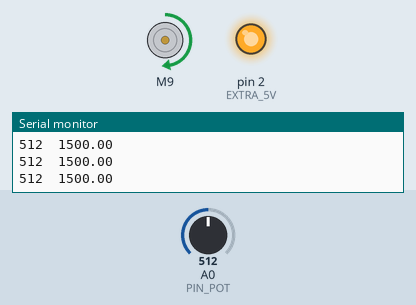
This sketch was run on a simulated Arduino Uno, built with avr-gcc and run on an emulated ATmega328P. On the bench: DC motor (green arrow = forward, orange = backward, longer = faster), output pins drawn as LEDs (lit = HIGH), the last lines printed to the serial monitor. The test bench sets the inputs (shaded band); at power-on: A0 (PIN_POT) = 512.

Above: at 2.2 s.
2.3 s: A0 (PIN_POT) set to 981
At 2.9 s:
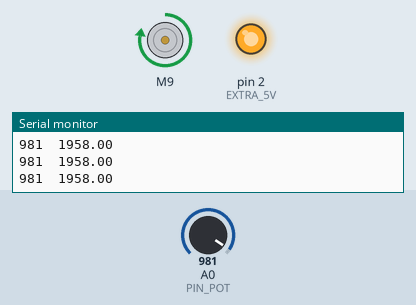
3.8 s: A0 (PIN_POT) set to 1008
At 4.4 s:
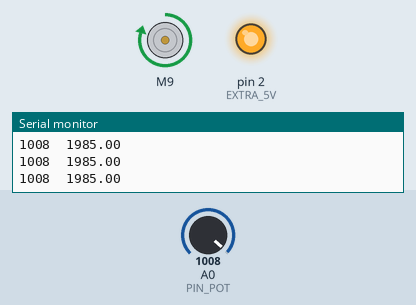
5.3 s: A0 (PIN_POT) set to 900
At 6.5 s:
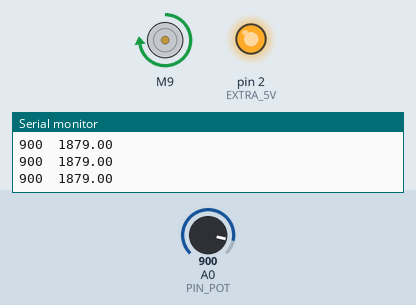
6.8 s: A0 (PIN_POT) set to 716
At 7.6 s:
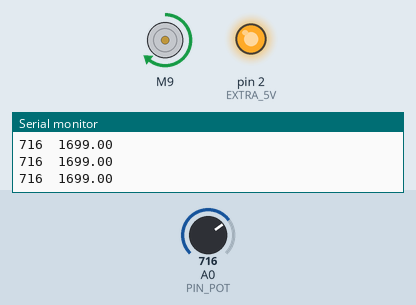
8.3 s: A0 (PIN_POT) set to 306
At 9.0 s:
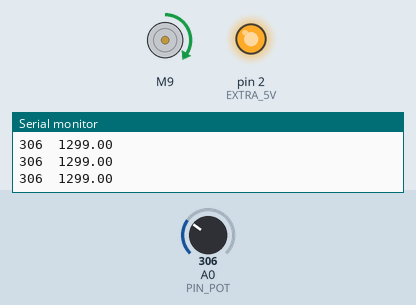
9.8 s: A0 (PIN_POT) set to 511
At 11.1 s:
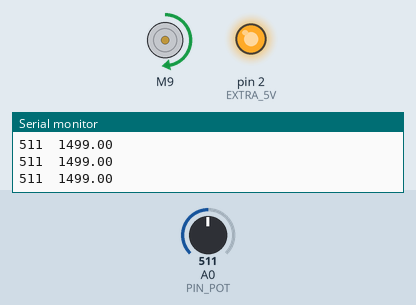
Timing chart, 0 to 12.3 s (numbered marks = the images above; inputs shaded):
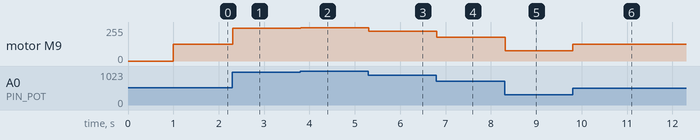

The sketch:

ESCBlackBox_hw_v0.ino
```cpp
// Purdue IEEE ROV Team
// Motor-Testing ESC Black Box
// [v0.1] [2021.01.22] [Tyler Stagge]
//    -This just uses the data from the potentiometer to drive a servo (in preparation for driving the lumineer ESC)
// [v0.2] [2021.01.23] [Tyler Stagge]
//    -Using ESC class instead of Servo
//    -Replaced global constants with #define

#include <ESC.h>

#define PIN_POT (A0)
#define PIN_LED (7)  // ESC LED override (uses I2C)
#define PIN_TLM (1)  // ESC telemetry
#define PIN_PWM (9)
#define EXTRA_5V (2)

#define ESC_MIN (1000)
#define ESC_MAX (2000)
#define ESC_ARM (200)

ESC esc (PIN_PWM, ESC_MIN, ESC_MAX, ESC_ARM);

int potVal = 0;  // 10-bit ADC => value ranges from 0 to 1023
double escSetpoint = 0; // [us]

void setup(void) {
    Serial.begin(9600);
    pinMode(EXTRA_5V, OUTPUT);
    digitalWrite(EXTRA_5V, HIGH);
    esc.arm();
    delay(1000);
}

void loop(void) {
    potVal = analogRead(PIN_POT);
    // Serial.println(potVal);

    escSetpoint = map(potVal, 0, 1023, ESC_MIN, ESC_MAX);  // Basically just linear interpolation?
    Serial.print(potVal);
    Serial.print("\t");
    Serial.println(escSetpoint);
    esc.speed(escSetpoint);
    delay(15);
}
```

Measured:
- after the input at 2.3 s, motor M9: forward 127/255 → forward 244/255 at once
- after the input at 3.8 s, motor M9: forward 244/255 → forward 251/255 at once
- after the input at 5.3 s, motor M9: forward 251/255 → forward 224/255 at once
- after the input at 6.8 s, motor M9: forward 224/255 → forward 178/255 at once
- after the input at 8.3 s, motor M9: forward 178/255 → forward 76/255 at once
- after the input at 9.8 s, motor M9: forward 76/255 → forward 127/255 at once
